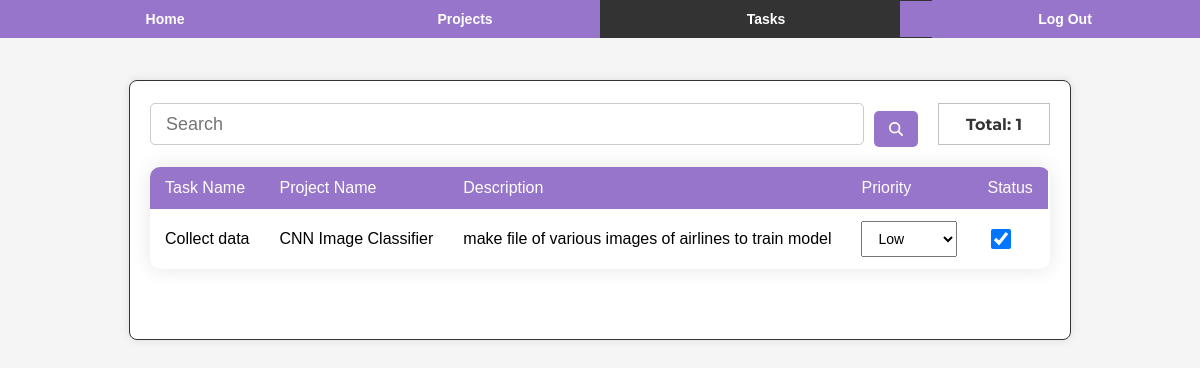
Before: /todolist/tasks/ (signed in) with the older database file.
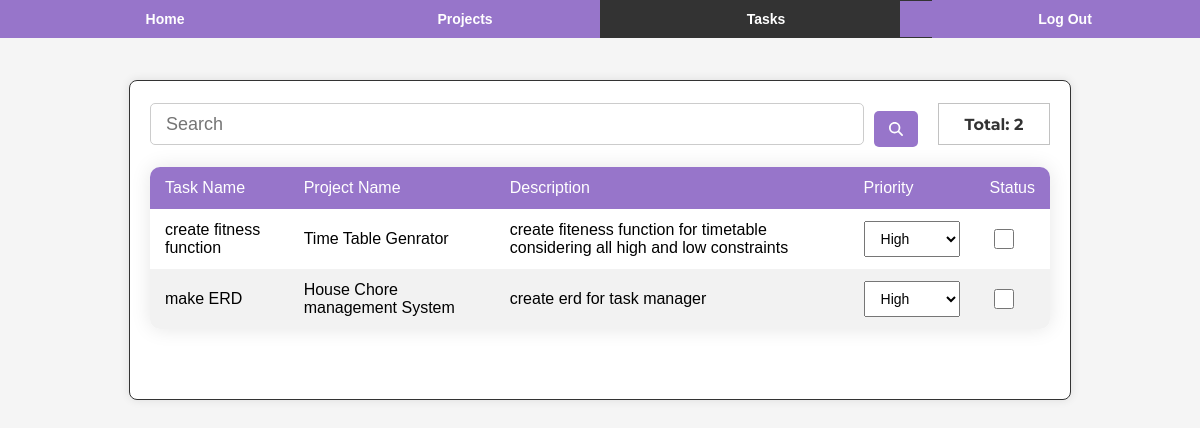
After: the same page with the newer database file.
### tdapp/models.py (models this page shows, shortened)
class Task(models.Model):
    task_id = models.AutoField(primary_key=True)
    task_name = models.CharField(max_length=255)
    project_name = models.ForeignKey(Project, on_delete=models.CASCADE , null=False, default=False)
    description = models.TextField()
    priority = models.CharField(max_length=10, choices=[('high', 'High'), ('medium', 'Medium'), ('low', 'Low')])
    completed = models.BooleanField(default=False)
    assigned_to = models.ForeignKey(settings.AUTH_USER_MODEL, on_delete=models.CASCADE, null=False, default=False)

class Project(models.Model):
    project_id = models.AutoField(primary_key=True)
    project_name = models.CharField(max_length=255)
    description = models.TextField()

### tdapp/task_views.py (the view)
# urls.py: path('tasks/', task_list, name='task-list'),
@login_required
def task_list(request):
    if request.user.is_superuser:
        tasks = Task.objects.all().order_by('project_name')
    else:
        tasks = Task.objects.filter(assigned_to=request.user).order_by('project_name')
    return render(request, 'admin/task-list.html', {'tasks': tasks})

### templates/admin/task-list.html (shortened to what this page needs)
{% extends "base.html" %}
{% block extra_css %}
<link rel="stylesheet" href="https://cdnjs.cloudflare.com/ajax/libs/font-awesome/6.0.0/css/all.min.css">
{% endblock %}
{% block content %}
<div id="vanta-container"></div>
<div class="navbar">
    <li><a href="{% url 'home' %}" class="btn-primary">Home</a></li>
    <li><a href="{% url 'project-list' %}" class="btn-primary">Projects</a></li>
    <li class="active"><a href="{% url 'task-list' %}" class="btn-primary" id="">Tasks</a></li>
    <li><a href="{% url 'logout' %}" class="btn-primary">Log Out</a></li>
</div>
<div class="container">
{% if user.is_authenticated %}
    <div class="form-container">
        <form id="search-form" class="search_field">
            <input id="search-input" type="text" class="input-search" placeholder="Search" />
            <button id="search-button" type="submit" class="btn btn-primary">
                <i class="fas fa-search"></i>
              </button>
        </form>
        <div class="total-records-indicator">Total: {{ tasks.count }}</div>
    </div>
    {% if user.is_superuser %}
        <div class="row">
            <a href="{% url 'add-task' %}" class="btn btn-primary">Add Task</a>
        </div>
        <div class="table-container">
            <table class="table">
                <thead>
                    <tr>
                        <th>Task Name</th>
                        <th>Project Name</th>
                        <th>Description</th>
                        <th>Priority</th>
                        <th>Assigned To</th>
                        <th>Status</th>
                        <th>Actions</th>
                    </tr>
                </thead>
                <tbody>
                    {% for task in tasks %}
                        <tr>
                            <td>{{ task.task_name }}</td>
                            <td>{{ task.project_name.project_name }}</td>
                            <td>{{ task.description }}</td>
                            <td>
                                <select class="priority-select" data-task-id="{{ task.task_id }}">
                                    <option value="high" {% if task.priority == 'high' %}selected{% endif %}>High</option>
                                    <option value="medium" {% if task.priority == 'medium' %}selected{% endif %}>Medium</option>
                                    <option value="low" {% if task.priority == 'low' %}selected{% endif %}>Low</option>
                                </select>
                            </td>
                            <td>{{ task.assigned_to.email }}</td>
                            <td>
                                <input type="checkbox" class="status-checkbox" data-task-id="{{ task.task_id }}" {% if task.completed %}checked{% endif %}>
                            </td>
                            <td class="border-0 align-middle">
                                <a href="{% url 'edit-task' task.task_id %}" data-mdb-tooltip-init title="Done"><i
                                    class="fas fa-edit fa-lg text-success me-3"></i></a>
                                <a href="{% url 'delete-task' task.task_id %}" data-mdb-tooltip-init title="Remove"><i
                                    class="fas fa-trash-alt fa-lg text-warning"></i></a>
                              </td>
                        </tr>
                    {% endfor %}
                </tbody>
            </table>
        </div>
    {% else %}
        <div class="table-container">
            <table class="table">
                <thead>
                    <tr>
                        <th>Task Name</th>
                        <th>Project Name</th>
                        <th>Description</th>
                        <th>Priority</th>
                        <th>Status</th>
                    </tr>
                </thead>
                <tbody>
                    {% for task in tasks %}
                        <tr>
                            <td>{{ task.task_name }}</td>
                            <td>{{ task.project_name.project_name }}</td>
                            <td>{{ task.description }}</td>
                            <td>
                                <select class="priority-select" data-task-id="{{ task.task_id }}">
                                    <option value="high" {% if task.priority == 'high' %}selected{% endif %}>High</option>
                                    <option value="low" {% if task.priority == 'low' %}selected{% endif %}>Low</option>
                                </select>
                            </td>
                            <td>
                                <input type="checkbox" class="status-checkbox" data-task-id="{{ task.task_id }}" {% if task.completed %}checked{% endif %}>
                            </td>
                        </tr>
                    {% endfor %}
                </tbody>
            </table>
        </div>
    {% endif %}
{% else %}
    <p>You are not logged in.</p>
    <a href="{% url 'login' %}">Log In</a> |
    <a href="{% url 'signup' %}">Sign Up</a>
{% endif %}
</div>
{% endblock %}

### templates/base.html (shortened to what this page needs)
<!DOCTYPE html>
{% load static %}
<html>
<head>
    <link rel="stylesheet" href="{% static 'css/style.css' %}" />
    {% block extra_css %}{% endblock %}
</head>
<body>
  <main>
    {% block content %}
    {% endblock %}
  </main>
</body>
</html>

### assets/static/css/style.css (style rules this page uses)
body { font-family: Arial, sans-serif; background-color: #3f1cbd; margin: 0; padding: 0; }

### templates/base.html (style rules this page uses)
body { font-family: 'Segoe UI', Tahoma, Geneva, Verdana, sans-serif; padding: 0% 5%; justify-content: center; align-items: center; max-width: 100%; overflow-x: hidden; background-color: white; margin: 0px; }
a { border-color: #003b66; background-color: transparent; border-width: 10px; display: block; padding: 8px; text-decoration: none; color: black; font-weight: bold; }
.active { background-color: #003b66; display: block; padding: 8px; text-decoration: none; color: white; font-weight: normal; }
li { display: inline; float: left; width: 40%; text-align: center; }
.container { padding: 30px; width: 100%; max-width: 900px; }
.table-container { display: flex; justify-content: center; margin-top: 20px; }
table { background-color: #fff; width: auto; overflow-x: auto; overflow-y: auto; margin-left: auto; margin-right: auto; display: block; margin-bottom: 50px; border-collapse: collapse; box-shadow: 0 0 20px rgba(0, 0, 0, 0.1); }
table thead { overflow: hidden; position: sticky; top: 0; }
table tbody { overflow-y: auto; }
table th, table td { padding: 12px 15px; text-align: left; height: 15px; }
table th { background-color: #003b66; color: #fff; font-weight: 500; position: sticky; top: 0; }
table tbody tr:nth-child(even) { background-color: #f2f2f2; }
select, span { padding: 8px 12px; font-size: 14px; }
.total-records-indicator { border-width: 0px; border-style: solid; background-color: white; color: black; border-color: #c2c2c2; height: 20px; width: 80px; border-width: 1px; padding: 10px 20px; font-family: 'Montserrat', sans-serif; justify-content: center; text-align: center; align-items: center; }
.search_field { display: flex; align-items: center; position: relative; width: 100%; }
.input-search { font-size: 18px; padding: 5px 10px; height: 30px; width: 100%; padding-left: 35px; outline: none; background: #FFFFFF; color: #000000; border: 1px solid #C4D1EB; box-shadow: 3 }
@media screen and (min-width: 600px) { .search_field { width: 80%; } }

### templates/admin/task-list.html (style rules this page uses)
body { padding: 0; margin: 0; font-family: Arial, sans-serif; background-color: #f5f5f5; }
#vanta-container { position: fixed; top: 0; left: 0; width: 100%; height: 100%; z-index: -1; }
.navbar { width: 100%; padding: 0; background-color: #9775ca; display: flex; justify-content: center; align-items: center; position: fixed; top: 0; z-index: 2; }
.navbar li { list-style-type: none; margin: 0; padding: 0; }
.navbar a { width: 100%; height: 100%; border-radius: 0; color: #fff; margin: 0; text-decoration: none; background-color: #9775ca; transition: background-color 0.3s; }
.navbar li.active a { background-color: #333; color: #fff; border: 1px solid #333; }
.container { max-width: auto; margin: 80px auto 20px auto; padding: 20px; background-color: #fff; border-radius: 8px; box-shadow: 0 0 10px rgba(0, 0, 0, 0.1); border: 1px solid #333; z-index: 1; position: relative; }
.form-container { display: flex; align-items: center; justify-content: space-between; margin-bottom: 20px; z-index: 1; position: relative; }
.search_field { display: flex; align-items: center; flex-grow: 1; margin-right: 10px; }
.input-search { flex-grow: 1; padding: 0 15px; border: 1px solid #ccc; border-radius: 5px; margin-right: 10px; height: 40px; }
.total-records-indicator { padding: 0 15px; font-weight: bold; color: #333; margin-left: 10px; height: 40px; display: flex; align-items: center; }
#search-form { display: flex; align-items: center; }
.table-container { display: flex; justify-content: center; margin-top: 20px; }
.table { border-radius: 10px; background-color: #fff; width: 100%; overflow-x: auto; overflow-y: auto; margin-left: auto; margin-right: auto; display: block; margin-bottom: 50px; border-collapse: collapse; box-shadow: 0 0 20px rgba(0, 0, 0, 0.1); }
.table th, .table td { padding: 12px 15px; text-align: left; height: 15px; }
.table th { background-color: #9775ca; color: #fff; font-weight: 500; overflow: hidden; position: sticky; top: 0; }
.table tr:nth-child(even) { background-color: #f2f2f2; }
.btn-primary { background-color: #9775ca; border: none; border-radius: 5px; color: #fff; font-size: 14px; padding: 10px 15px; text-decoration: none; display: inline-block; margin-top: 10px; transition: background-color 0.3s; }
.status-checkbox { width: 20px; height: 20px; }

Changed rows visible on the page:
removed Task: task_name "Collect data", project_name.project_name "CNN Image Classifier", description "make file of various images of airlines to train model", priority+task_id "Low", completed "☑"
added Task: task_name "create fitness function", project_name.project_name "Time Table Genrator", description "create fiteness function for timetable considering all high and low constraints", priority+task_id "High"
added Task: task_name "make ERD", project_name.project_name "House Chore management System", description "create erd for task manager", priority+task_id "High"
Other visible differences:
{{ tasks.count }}: "1" → "2"
